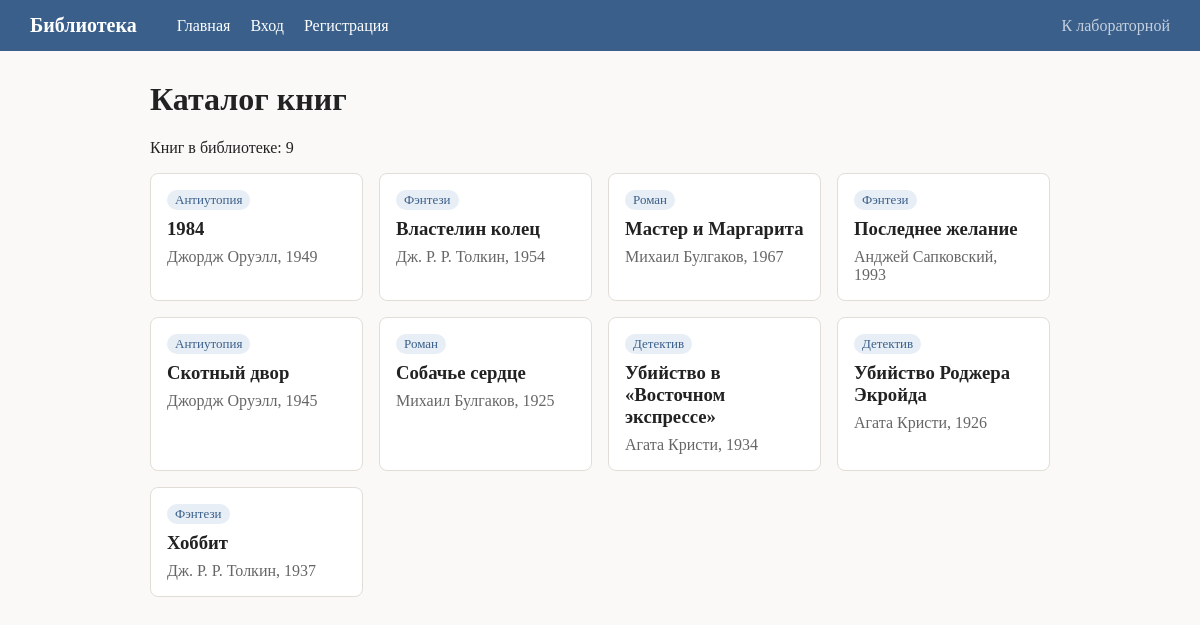
Screenshot of /labwork11/task6/index.php with the database file from the repository.
### tables this page shows
CREATE TABLE book (
    id INT AUTO_INCREMENT PRIMARY KEY,
    title VARCHAR(200) NOT NULL,
    year SMALLINT NOT NULL,
    author_id INT NOT NULL,
    genre_id INT NOT NULL,
    FOREIGN KEY (author_id) REFERENCES author(id),
    FOREIGN KEY (genre_id) REFERENCES genre(id)
);

CREATE TABLE genre (
    id INT AUTO_INCREMENT PRIMARY KEY,
    title VARCHAR(50) NOT NULL UNIQUE
);

CREATE TABLE author (
    id INT AUTO_INCREMENT PRIMARY KEY,
    name VARCHAR(100) NOT NULL,
    country VARCHAR(50) NOT NULL
);

### labwork11/task6/index.php (the view, shortened to what this page needs)
<?php
require_once "../db.php";
$books = $pdo->query("
    SELECT book.title, book.year, author.name AS author, genre.title AS genre
    FROM book
    JOIN author ON book.author_id = author.id
    JOIN genre ON book.genre_id = genre.id
    ORDER BY book.title
")->fetchAll();
?>
<html>
<head>
    <link rel="stylesheet" href="style.css">
</head>
<body>
    <?php require "menu.php"; ?>
    <main>
        <h1>Каталог книг</h1>
        <p>Книг в библиотеке: <?= count($books) ?></p>
        <div class="cards">
            <?php foreach ($books as $book): ?>
                <div class="card">
                    <span class="genre"><?= htmlspecialchars($book["genre"]) ?></span>
                    <h3><?= htmlspecialchars($book["title"]) ?></h3>
                    <p><?= htmlspecialchars($book["author"]) ?>, <?= $book["year"] ?></p>
                </div>
            <?php endforeach; ?>
        </div>
    </main>
</body>
</html>

### labwork11/task6/menu.php
<nav>
    <a href="index.php" class="logo">Библиотека</a>
    <a href="index.php">Главная</a>
    <?php if (isset($_SESSION["user_id"])): ?>
        <a href="profile.php">Личный кабинет</a>
        <a href="logout.php">Выйти</a>
    <?php else: ?>
        <a href="login.php">Вход</a>
        <a href="../task4.php">Регистрация</a>
    <?php endif; ?>
    <a href="../lab11.php" class="back">К лабораторной</a>
</nav>

### labwork11/task6/style.css (style rules this page uses)
body { margin: 0; font-family: Georgia, serif; background: #faf9f7; color: #222; }
nav { display: flex; gap: 20px; align-items: center; padding: 14px 30px; background: #3a5f8a; }
nav a { color: #fff; text-decoration: none; }
nav .logo { font-weight: bold; font-size: 20px; margin-right: 20px; }
nav .back { margin-left: auto; opacity: 0.7; }
main { max-width: 900px; margin: 30px auto; padding: 0 16px; }
.cards { display: grid; grid-template-columns: repeat(auto-fill, minmax(200px, 1fr)); gap: 16px; }
.card { background: #fff; border: 1px solid #e2ded7; border-radius: 8px; padding: 16px; }
.card h3 { margin: 8px 0; }
.card p { margin: 0; color: #666; }
.genre { display: inline-block; padding: 2px 8px; border-radius: 10px; background: #e8eef5; color: #3a5f8a; font-size: 13px; }

### rows the page displays
book: genre.title "Антиутопия", title "1984", author.name "Джордж Оруэлл", year "1949"
book: genre.title "Фэнтези", title "Властелин колец", author.name "Дж. Р. Р. Толкин", year "1954"
book: genre.title "Роман", title "Мастер и Маргарита", author.name "Михаил Булгаков", year "1967"
book: genre.title "Фэнтези", title "Последнее желание", author.name "Анджей Сапковский", year "1993"
book: genre.title "Антиутопия", title "Скотный двор", author.name "Джордж Оруэлл", year "1945"
book: genre.title "Роман", title "Собачье сердце", author.name "Михаил Булгаков", year "1925"
book: genre.title "Детектив", title "Убийство в «Восточном экспрессе»", author.name "Агата Кристи", year "1934"
book: genre.title "Детектив", title "Убийство Роджера Экройда", author.name "Агата Кристи", year "1926"
book: genre.title "Фэнтези", title "Хоббит", author.name "Дж. Р. Р. Толкин", year "1937"

### other values shown
count($books) "9"
